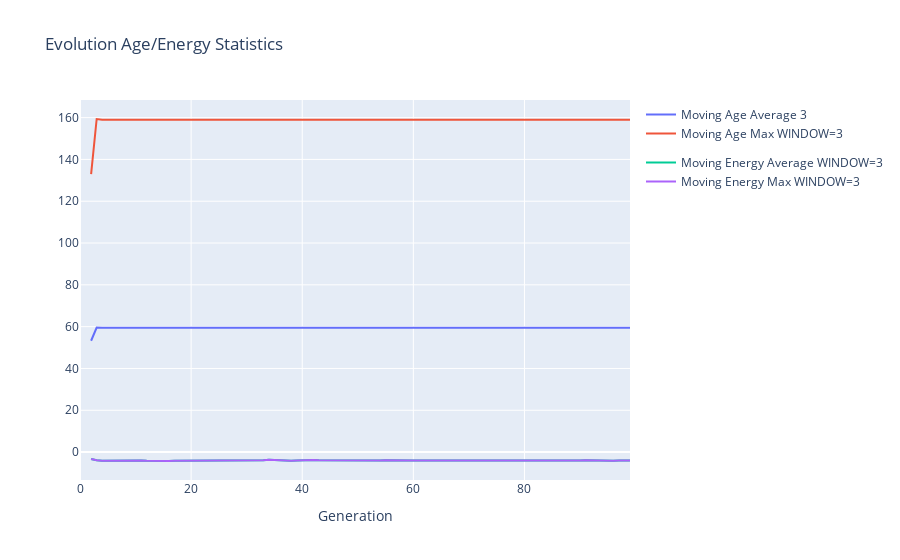

The notebook cell this image was saved under:
### Code cell
WINDOW = 3

moving_age_mean = org_loc[[
    'generation', 'age'
]].groupby('generation').mean().rolling(WINDOW).mean()

moving_age_max = org_loc[['generation', 'age'
                          ]].groupby('generation').max().rolling(WINDOW).mean()

moving_energy_mean = org_loc[['generation', 'energy']].groupby('generation').mean().rolling(WINDOW).mean()

moving_energy_max = org_loc[['generation', 'energy']].groupby('generation').max().rolling(WINDOW).mean()

x = np.arange(len(moving_age_max))

ma_age = go.Scatter(
    x=x,
    y=moving_age_mean['age'],
    name=f'Moving Age Average {WINDOW}',
    mode='lines',
    legendgroup='Age',
)

mm_age = go.Scatter(x=x,
                    y=moving_age_max['age'],
                    name=f'Moving Age Max {WINDOW=}',
                    mode='lines',
                    legendgroup='Age')

ma_energy = go.Scatter(x=x,
                    y=moving_energy_mean['energy'],
                    name=f'Moving Energy Max {WINDOW=}',
                    mode='lines',
                    legendgroup='Energy')

mm_energy = go.Scatter(x=x,
                    y=moving_energy_mean['energy'],
                    name=f'Moving Energy Average {WINDOW=}',
                    mode='lines',
                    legendgroup='Energy')

layout = go.Layout(title='Evolution Age/Energy Statistics',
                   xaxis=dict(title='Generation'))

fig = go.Figure(data=[ma_age, mm_age, mm_energy, ma_energy], layout=layout)
fig.show()

### Figure 1 — Plotly figure (JSON) as saved in the notebook; plotly's stock layout.template omitted (floating-point values rounded to 4 significant figures)
{"data": [{"legendgroup": "Age", "mode": "lines", "name": "Moving Age Average 3", "type": "scatter", "x": [0, 1, 2, 3, 4, 5, 6, 7, 8, 9, 10, 11, 12, 13, 14, 15, 16, 17, 18, 19, 20, 21, 22, 23, 24, 25, 26, 27, 28, 29, 30, 31, 32, 33, 34, 35, 36, 37, 38, 39, 40, 41, 42, 43, 44, 45, 46, 47, 48, 49, 50, 51, 52, 53, 54, 55, 56, 57, 58, 59, 60, 61, 62, 63, 64, 65, 66, 67, 68, 69, 70, 71, 72, 73, 74, 75, 76, 77, 78, 79, 80, 81, 82, 83, 84, 85, 86, 87, 88, 89, 90, 91, 92, 93, 94, 95, 96, 97, 98, 99], "y": [null, null, 53.25, 59.58, 59.5, 59.5, 59.5, 59.5, 59.5, 59.5, 59.5, 59.5, 59.5, 59.5, 59.5, 59.5, 59.5, 59.5, 59.5, 59.5, 59.5, 59.5, 59.5, 59.5, 59.5, 59.5, 59.5, 59.5, 59.5, 59.5, 59.5, 59.5, 59.5, 59.5, 59.5, 59.5, 59.5, 59.5, 59.5, 59.5, 59.5, 59.5, 59.5, 59.5, 59.5, 59.5, 59.5, 59.5, 59.5, 59.5, 59.5, 59.5, 59.5, 59.5, 59.5, 59.5, 59.5, 59.5, 59.5, 59.5, 59.5, 59.5, 59.5, 59.5, 59.5, 59.5, 59.5, 59.5, 59.5, 59.5, 59.5, 59.5, 59.5, 59.5, 59.5, 59.5, 59.5, 59.5, 59.5, 59.5, 59.5, 59.5, 59.5, 59.5, 59.5, 59.5, 59.5, 59.5, 59.5, 59.5, 59.5, 59.5, 59.5, 59.5, 59.5, 59.5, 59.5, 59.5, 59.5, 59.5]}, {"legendgroup": "Age", "mode": "lines", "name": "Moving Age Max WINDOW=3", "type": "scatter", "x": [0, 1, 2, 3, 4, 5, 6, 7, 8, 9, 10, 11, 12, 13, 14, 15, 16, 17, 18, 19, 20, 21, 22, 23, 24, 25, 26, 27, 28, 29, 30, 31, 32, 33, 34, 35, 36, 37, 38, 39, 40, 41, 42, 43, 44, 45, 46, 47, 48, 49, 50, 51, 52, 53, 54, 55, 56, 57, 58, 59, 60, 61, 62, 63, 64, 65, 66, 67, 68, 69, 70, 71, 72, 73, 74, 75, 76, 77, 78, 79, 80, 81, 82, 83, 84, 85, 86, 87, 88, 89, 90, 91, 92, 93, 94, 95, 96, 97, 98, 99], "y": [null, null, 133, 159.3, 159, 159, 159, 159, 159, 159, 159, 159, 159, 159, 159, 159, 159, 159, 159, 159, 159, 159, 159, 159, 159, 159, 159, 159, 159, 159, 159, 159, 159, 159, 159, 159, 159, 159, 159, 159, 159, 159, 159, 159, 159, 159, 159, 159, 159, 159, 159, 159, 159, 159, 159, 159, 159, 159, 159, 159, 159, 159, 159, 159, 159, 159, 159, 159, 159, 159, 159, 159, 159, 159, 159, 159, 159, 159, 159, 159, 159, 159, 159, 159, 159, 159, 159, 159, 159, 159, 159, 159, 159, 159, 159, 159, 159, 159, 159, 159]}, {"legendgroup": "Energy", "mode": "lines", "name": "Moving Energy Average WINDOW=3", "type": "scatter", "x": [0, 1, 2, 3, 4, 5, 6, 7, 8, 9, 10, 11, 12, 13, 14, 15, 16, 17, 18, 19, 20, 21, 22, 23, 24, 25, 26, 27, 28, 29, 30, 31, 32, 33, 34, 35, 36, 37, 38, 39, 40, 41, 42, 43, 44, 45, 46, 47, 48, 49, 50, 51, 52, 53, 54, 55, 56, 57, 58, 59, 60, 61, 62, 63, 64, 65, 66, 67, 68, 69, 70, 71, 72, 73, 74, 75, 76, 77, 78, 79, 80, 81, 82, 83, 84, 85, 86, 87, 88, 89, 90, 91, 92, 93, 94, 95, 96, 97, 98, 99], "y": [null, null, -3.29, -3.936, -4.089, -4.055, -4.027, -3.976, -3.901, -3.878, -3.87, -4.061, -4.151, -4.251, -4.212, -4.234, -4.251, -4.192, -4.185, -4.157, -4.223, -4.158, -4.103, -3.948, -4.008, -4.099, -4.227, -4.221, -4.186, -4.172, -4.069, -4.101, -3.93, -3.875, -3.722, -3.849, -4.038, -4.112, -4.135, -4.038, -3.896, -3.817, -3.751, -3.916, -3.946, -4.0, -3.819, -3.789, -3.803, -3.966, -4.12, -4.139, -4.169, -4.015, -3.996, -3.954, -4.025, -4.004, -4.087, -4.006, -4.036, -3.985, -3.991, -4.143, -4.129, -4.201, -4.161, -4.141, -4.178, -4.188, -4.206, -4.084, -3.965, -4.043, -4.187, -4.214, -4.176, -4.169, -4.2, -4.19, -4.184, -4.209, -4.171, -4.128, -3.995, -4.055, -4.138, -4.268, -4.22, -4.109, -3.984, -3.96, -4.069, -4.155, -4.218, -4.148, -4.175, -4.015, -4.028, -4.039]}, {"legendgroup": "Energy", "mode": "lines", "name": "Moving Energy Max WINDOW=3", "type": "scatter", "x": [0, 1, 2, 3, 4, 5, 6, 7, 8, 9, 10, 11, 12, 13, 14, 15, 16, 17, 18, 19, 20, 21, 22, 23, 24, 25, 26, 27, 28, 29, 30, 31, 32, 33, 34, 35, 36, 37, 38, 39, 40, 41, 42, 43, 44, 45, 46, 47, 48, 49, 50, 51, 52, 53, 54, 55, 56, 57, 58, 59, 60, 61, 62, 63, 64, 65, 66, 67, 68, 69, 70, 71, 72, 73, 74, 75, 76, 77, 78, 79, 80, 81, 82, 83, 84, 85, 86, 87, 88, 89, 90, 91, 92, 93, 94, 95, 96, 97, 98, 99], "y": [null, null, -3.29, -3.936, -4.089, -4.055, -4.027, -3.976, -3.901, -3.878, -3.87, -4.061, -4.151, -4.251, -4.212, -4.234, -4.251, -4.192, -4.185, -4.157, -4.223, -4.158, -4.103, -3.948, -4.008, -4.099, -4.227, -4.221, -4.186, -4.172, -4.069, -4.101, -3.93, -3.875, -3.722, -3.849, -4.038, -4.112, -4.135, -4.038, -3.896, -3.817, -3.751, -3.916, -3.946, -4.0, -3.819, -3.789, -3.803, -3.966, -4.12, -4.139, -4.169, -4.015, -3.996, -3.954, -4.025, -4.004, -4.087, -4.006, -4.036, -3.985, -3.991, -4.143, -4.129, -4.201, -4.161, -4.141, -4.178, -4.188, -4.206, -4.084, -3.965, -4.043, -4.187, -4.214, -4.176, -4.169, -4.2, -4.19, -4.184, -4.209, -4.171, -4.128, -3.995, -4.055, -4.138, -4.268, -4.22, -4.109, -3.984, -3.96, -4.069, -4.155, -4.218, -4.148, -4.175, -4.015, -4.028, -4.039]}], "layout": {"title": {"text": "Evolution Age/Energy Statistics"}, "xaxis": {"title": {"text": "Generation"}}}}
